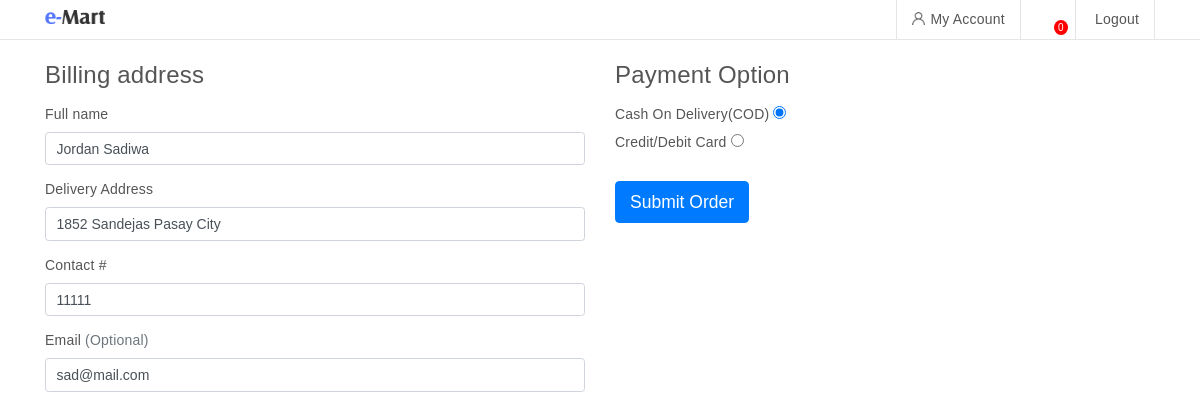
The page /testc.php (signed in) on the database as committed earlier.
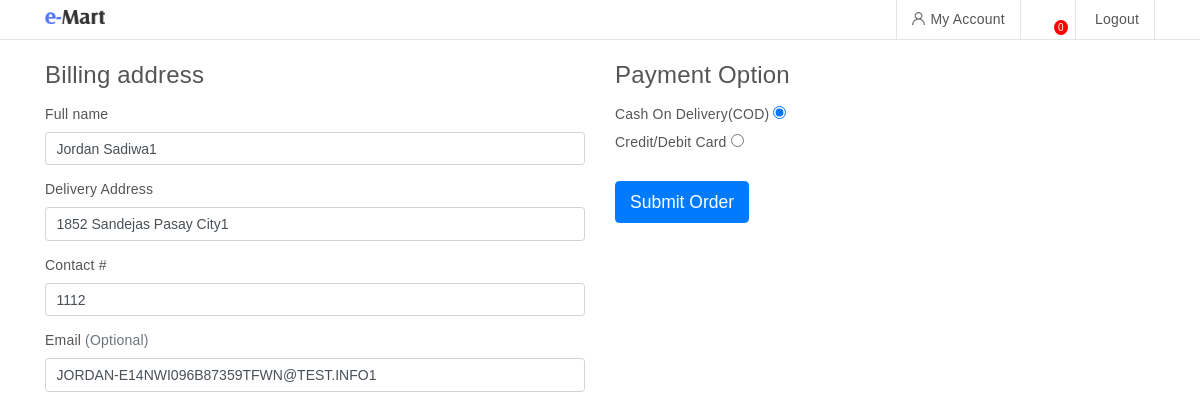
The same page on the database as committed later.
### tables this page shows
CREATE TABLE `userinfo` (
  `id` int(11) NOT NULL,
  `fullname` varchar(255) DEFAULT NULL,
  `address` varchar(255) DEFAULT NULL,
  `contact` varchar(255) DEFAULT NULL,
  `email` varchar(255) DEFAULT NULL,
  `bday` date DEFAULT NULL,
  `date_created` timestamp NOT NULL DEFAULT current_timestamp(),
  `userid` int(11) DEFAULT NULL,
  `photo` varchar(255) DEFAULT NULL
);

### model.php (called while the page is built, shortened)
<?php
class Model {
	public $db;
	public function __construct(){
		require_once "config.php";
		$this->db = $db;
		$this->getAllUnverifiedStores();
	}
	public function updateStoreListener(){
		return $this;
	}
	public function getUserProfile(){
		$sql = "
			SELECT t1.*,t2.photo as 'profilePicture'
			FROM userinfo t1
			LEFT JOIN user t2
			ON t1.userid = t2.id
			WHERE t1.userid = ".$_SESSION['id']."
			LIMIT 1
		";
		return $this->db->query($sql)->fetch();
	}
	public function getAllUnverifiedStores(){
		$sql = "
			SELECT t1.*
			FROM store t1
			LEFT JOIN user t2
			ON t1.userid = t2.id
			WHERE  t2.verified = 0
		";
		return $this->db->query($sql)->fetchAll();
	}
}

### testc.php (the view, shortened to what this page needs)
    <?php
  include_once "./model.php";
  $model = new Model();
    ?>
<!doctype html>
<html lang="en">
  <head>
      <link href="./index_files/css" rel="stylesheet">
      <link rel="stylesheet" href="./node_modules/bootstrap/dist/css/bootstrap.min.css" >
      <link rel="stylesheet" href="./index_files/animate.css">
      <link rel="stylesheet" href="./index_files/owl.carousel.min.css">
      <link rel="stylesheet" href="./index_files/normalize.css">
      <link rel="stylesheet" href="./index_files/style.css">
      <link rel="stylesheet" href="./index_files/responsive.css">
    </head>
<body>
  <?php include_once "./nav.php"; ?>
    <?php
      $profile = $model->getUserProfile();
    ?>
  <main class="container-fluid">
    <section class="container">
      <article class="row">
        <div class="col-sm">
          <br>
          <h4 class="mb-3">Billing address</h4>
            <div class="row">
              <div class="col-md-12 mb-3">
                <label for="firstName">Full name</label>
                <input type="text" data-target="#fullname2" class="copy form-control" id="firstName" placeholder="" value="<?= (isset($profile['fullname'])) ? $profile['fullname'] : ''; ?>" name="firstname" required>
              </div>
            </div>
            <div class="mb-3">
              <label for="address">Delivery Address</label>
              <input type="text" data-target="#address2" class="copy form-control" id="address" placeholder="1234 Main St" value="<?= (isset($profile['address'])) ? $profile['address'] : ''; ?>" required name="address">
            </div>
            <div class="mb-3">
              <label for="address">Contact #</label>
              <input type="text" data-target="#contact2" class="copy form-control" id="contact" placeholder="Mobile #" required value="<?= (isset($profile['contact'])) ? $profile['contact'] : ''; ?>" name="contact">
            </div>
            <div class="mb-3">
              <label for="email">Email <span class="text-muted">(Optional)</span></label>
              <input type="email" data-target="#email2" class="copy form-control" id="email" placeholder="you@example.com" value="<?= (isset($profile['email'])) ? $profile['email'] : ''; ?>" name="email">
            </div>
        </div>
        <div class="col-sm">
          <br>
          <h4 class="mb-3">Payment Option</h4>
          <label for="cod">Cash On Delivery(COD)
          <input type="radio" id="cod" name="paymentType" checked value="cod"></label>
          <br>
          <label for="card">Credit/Debit Card
          <input type="radio" id="card" name="paymentType" value="Card">
        </label>
          <br>
          <br>
          <form id="cod-form">
            <input type="submit" class="btn btn-primary btn-lg" value="Submit Order">
          </form>
        </div>
      </article>
    </section>
  </main>
</body>
</html>

### nav.php (shortened to what this page needs)
<section class="top-bar fixed">
    <div class="container">
        <div class="row">
            <div class="col-sm-5">
                <a href="index.php">
                    <img src="./images/logo.png" id="logo">
                </a>
            </div>
            <div class="col-sm-7">
                <div class="top-right text-right">
                    <ul class="list-unstyled list-inline headmenu">
                        <?php
                            $url = "./userdashboard.php";
                            if(isset($_SESSION['usertype'])){
                                if($_SESSION['usertype'] == "merchant"){
                                    $url = "./dashboard.php";
                                } elseif($_SESSION['usertype'] == "admin") {
                                    $url = "./admindashboard.php";
                                }
                            }
                        ?>
                        <?php if(isset($_SESSION['id'])): ?>
                            <li class="list-inline-item"><a href="<?= $url;?>"><img src="./index_files/user.png" alt="">My Account</a></li>
                        <?php endif ?>
                        <li class="list-inline-item"><a href="cart.php" class="cart"><svg class="bi" width="20" height="20" fill="currentColor"><use xlink:href="./node_modules/bootstrap-icons/bootstrap-icons.svg#handbag"/></svg><span id="count">0</span></a></li>
                        <?php if(isset($_SESSION['id'])): ?>
                            <li class="list-inline-item"><a href="logout.php">Logout</a></li>
                        <?php endif ?>
                    </ul>
                </div>
            </div>
        </div>
    </div>
</section>

### nav.php (style rules this page uses)
.fixed { position: sticky; top: 0px; z-index: 999; background: white; }
#logo { width: 60px; height: auto; margin-top: 10px; }
.cart { position: relative; }
#count { position: absolute; bottom: 5px; font-size: 10px; background: red; color: white; padding: 0px 4px; border-radius: 100%; right: 7px; }
.headmenu a { text-decoration: none; }

Rows that differ between the two databases and show on the page:
changed userinfo: firstname "Jordan Sadiwa" → "Jordan Sadiwa1"; address "1852 Sandejas Pasay City" → "1852 Sandejas Pasay City1"; contact "11111" → "1112"; email "sad@mail.com" → "JORDAN-E14NWI096B87359TFWN@TEST.INFO1"
